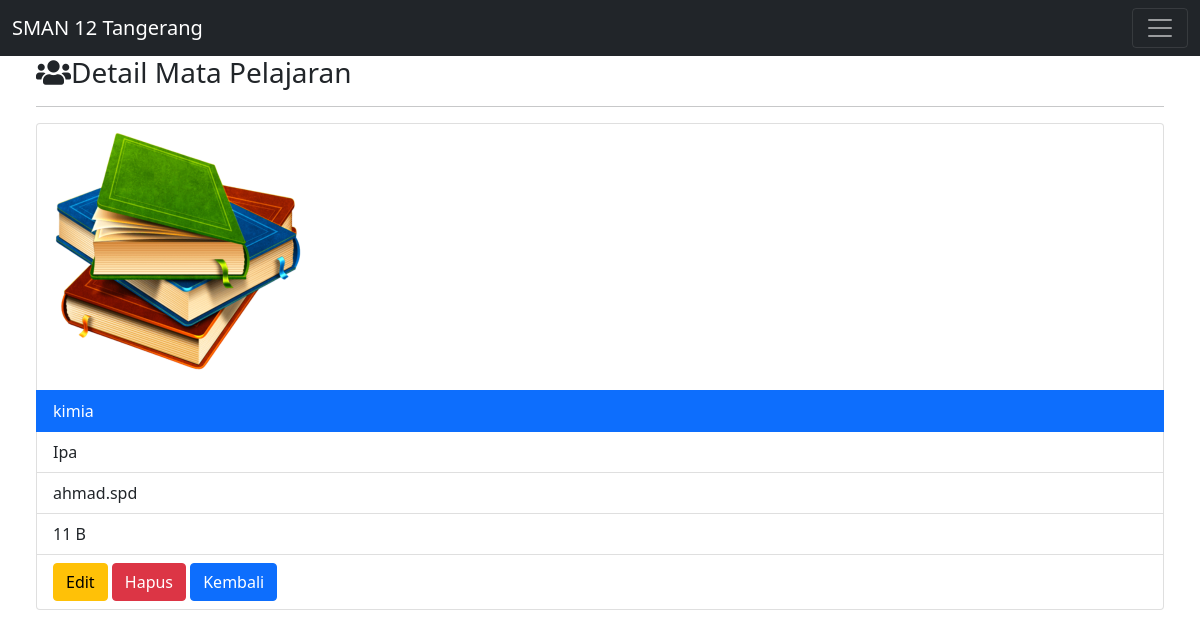
/detailmapel.php?id=001, run on the app's committed database.
### tables this page shows
CREATE TABLE `mata_pel` (
  `id` varchar(10) NOT NULL,
  `mapel` varchar(20) NOT NULL,
  `jurusan` varchar(15) NOT NULL,
  `guru` varchar(15) NOT NULL,
  `kelas` varchar(10) NOT NULL
);

### function.php (called while the page is built, shortened)
<?php
    $conn = mysqli_connect('localhost','root','','uas_1904030052');
    function query($query)
    {
        global $conn;
        $result = mysqli_query($conn,$query);
        if(mysqli_num_rows($result) ==1 ){
            return mysqli_fetch_assoc($result);
        }
        $rows = [];
        return $rows;
    }
?>

### detailmapel.php (the view, shortened to what this page needs)
<?php
require 'function.php';
$id = $_GET['id'];
$matpel = query("SELECT * FROM mata_pel WHERE id = $id");
?>
<!doctype html>
<html lang="en">
<head>
    <link href="tema/bootstrap/css/bootstrap.min.css" rel="stylesheet">
    <link rel="stylesheet" href="tema/fontawesome/css/all.min.css">
</head>
<body>
    <nav class="navbar fixed-top navbar-dark bg-dark">
            <div class="container-fluid">
                <a class="navbar-brand" href="index.php">SMAN 12 Tangerang</a>
                <button class="navbar-toggler" type="button" data-bs-toggle="collapse" data-bs-target="#navbarSupportedContent" aria-controls="navbarSupportedContent" aria-expanded="false" aria-label="Toggle navigation">
                <span class="navbar-toggler-icon"></span>
                </button>
            </div>
         </nav>
    <div class="row mt-5">
        <div class="col-md-15 p-5 pt-2">
            <h3><i class="fas fa-users"></i>Detail Mata Pelajaran </h3>
            <hr>
            <ul class="list-group">
                <li class="list-group-item"><img src="images/bukuu.png" width="250px" height="250px"></li>
                <li class="list-group-item active"><?= $matpel['mapel']; ?></li>
                <li class="list-group-item"><?= $matpel['jurusan']; ?></li>
                <li class="list-group-item"><?= $matpel['guru']; ?></li>
                <li class="list-group-item"><?= $matpel['kelas']; ?></li>
                <li class="list-group-item">
                    <a href="editmapel.php?id=<?= $matpel['id']; ?>" class="btn btn-warning" role="button">Edit</a>
                    <a href="hapusmapel.php?id=<?= $matpel['id']; ?>" onclick="return confirm('apakah anda akan menghapus data ini');" class="btn btn-danger" role="button">Hapus</a>
                    <a href="matpel.php" class="btn btn-primary" role="button">Kembali</a>
                </li>
            </ul>
        </div>
    </div>
</body>
</html>

### data on the page
mata_pel: mapel "kimia", jurusan "Ipa", guru "ahmad.spd", kelas "11 B"
